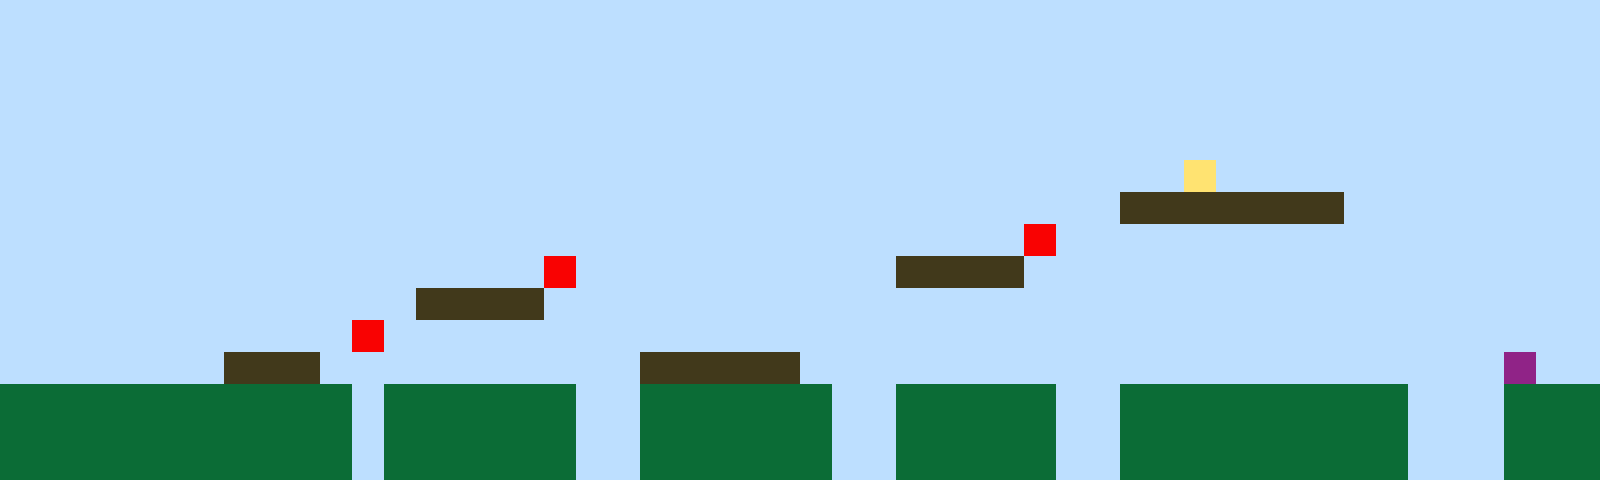

Tiled map render using the project's own tile images. Description and the whole map definition, tile-layer contents included, below:
An orthogonal 50x15 tile map with 32x32 px tiles, 1 tile layer (Tile Layer 1).

<map version="1.10" tiledversion="1.11.2" orientation="orthogonal" renderorder="right-up" width="50" height="15" tilewidth="32" tileheight="32" infinite="0" nextlayerid="2" nextobjectid="1"><editorsettings><export target="map1.csv" format="csv" /></editorsettings><tileset firstgid="1" name="sprites" tilewidth="32" tileheight="32" tilecount="6" columns="3"><image source="sprites.png" width="96" height="64" /></tileset><layer id="1" name="Tile Layer 1" width="50" height="15"><data encoding="csv">1,1,1,1,1,1,1,1,1,1,1,1,1,1,1,1,1,1,1,1,1,1,1,1,1,1,1,1,1,1,1,1,1,1,1,1,1,1,1,1,1,1,1,1,1,1,1,1,1,1,1,1,1,1,1,1,1,1,1,1,1,1,1,1,1,1,1,1,1,1,1,1,1,1,1,1,1,1,1,1,1,1,1,1,1,1,1,1,1,1,1,1,1,1,1,1,1,1,1,1,1,1,1,1,1,1,1,1,1,1,1,1,1,1,1,1,1,1,1,1,1,1,1,1,1,1,1,1,1,1,1,1,1,1,1,1,1,1,1,1,1,1,1,1,1,1,1,1,1,1,1,1,1,1,1,1,1,1,1,1,1,1,1,1,1,1,1,1,1,1,1,1,1,1,1,1,1,1,1,1,1,1,1,1,1,1,1,1,1,1,1,1,1,1,1,1,1,1,1,1,1,1,1,1,1,1,1,1,1,1,1,1,1,1,1,1,1,1,1,1,1,1,1,1,1,1,1,1,1,1,1,1,1,1,1,1,1,1,1,1,1,1,1,1,1,1,1,1,1,1,1,1,1,1,1,1,1,1,1,1,1,1,1,1,1,1,1,1,1,1,1,1,1,1,1,1,1,1,1,1,1,1,1,1,1,1,1,4,1,1,1,1,1,1,1,1,1,1,1,1,1,1,1,1,1,1,1,1,1,1,1,1,1,1,1,1,1,1,1,1,1,1,1,1,1,1,1,1,1,1,1,1,1,1,1,3,3,3,3,3,3,3,1,1,1,1,1,1,1,1,1,1,1,1,1,1,1,1,1,1,1,1,1,1,1,1,1,1,1,1,1,1,1,1,1,1,1,1,1,1,1,1,5,1,1,1,1,1,1,1,1,1,1,1,1,1,1,1,1,1,1,1,1,1,1,1,1,1,1,1,1,1,1,1,1,1,1,5,1,1,1,1,1,1,1,1,1,1,3,3,3,3,1,1,1,1,1,1,1,1,1,1,1,1,1,1,1,1,1,1,1,1,1,1,1,1,1,1,1,1,1,1,1,3,3,3,3,1,1,1,1,1,1,1,1,1,1,1,1,1,1,1,1,1,1,1,1,1,1,1,1,1,1,1,1,1,1,1,1,1,1,1,1,1,1,1,1,1,1,1,1,5,1,1,1,1,1,1,1,1,1,1,1,1,1,1,1,1,1,1,1,1,1,1,1,1,1,1,1,1,1,1,1,1,1,1,1,1,1,1,1,1,1,1,1,1,1,3,3,3,1,1,1,1,1,1,1,1,1,1,3,3,3,3,3,1,1,1,1,1,1,1,1,1,1,1,1,1,1,1,1,1,1,1,1,1,1,6,1,1,2,2,2,2,2,2,2,2,2,2,2,1,2,2,2,2,2,2,1,1,2,2,2,2,2,2,1,1,2,2,2,2,2,1,1,2,2,2,2,2,2,2,2,2,1,1,1,2,2,2,2,2,2,2,2,2,2,2,2,2,2,1,2,2,2,2,2,2,1,1,2,2,2,2,2,2,1,1,2,2,2,2,2,1,1,2,2,2,2,2,2,2,2,2,1,1,1,2,2,2,2,2,2,2,2,2,2,2,2,2,2,1,2,2,2,2,2,2,1,1,2,2,2,2,2,2,1,1,2,2,2,2,2,1,1,2,2,2,2,2,2,2,2,2,1,1,1,2,2,2</data></layer></map>
